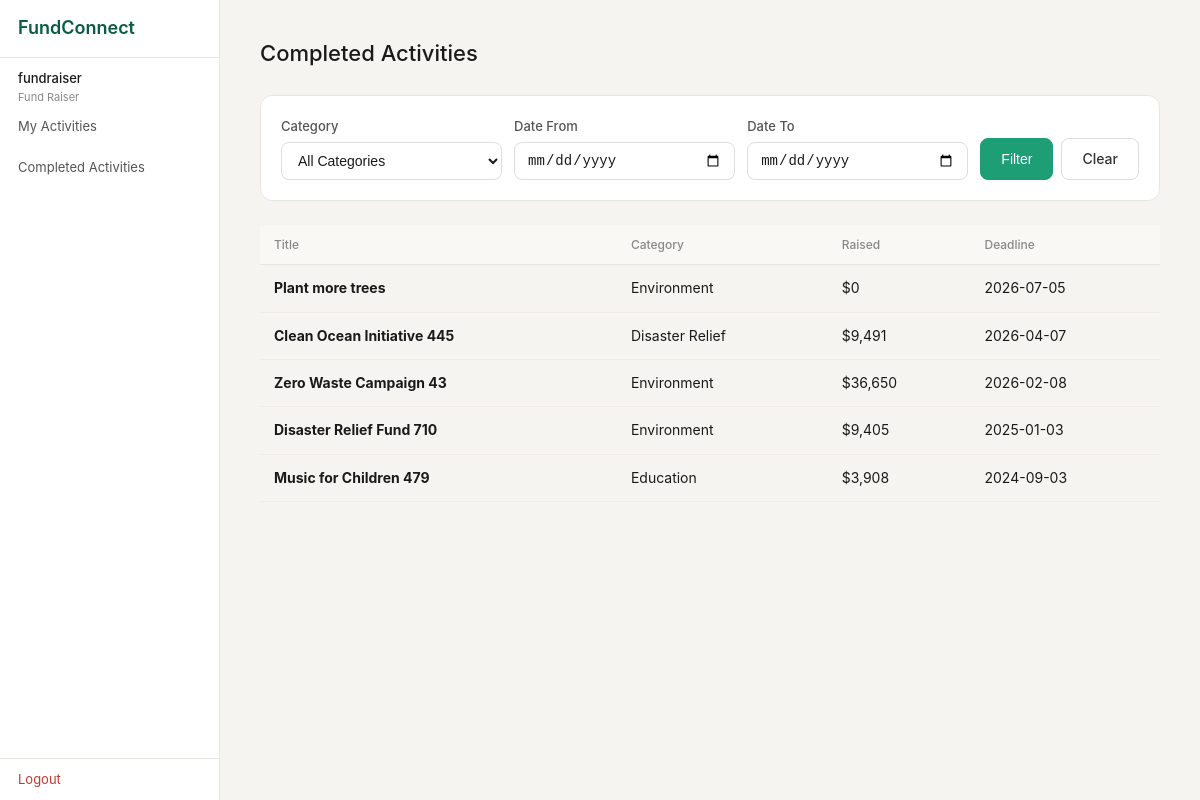
The page /fundraiser/completed (signed in) on the database its author committed.
### tables this page shows
CREATE TABLE fundraising_activity (
                id              INTEGER PRIMARY KEY AUTOINCREMENT,
                title           TEXT NOT NULL,
                description     TEXT,
                target_amount   REAL NOT NULL,
                amount_raised   REAL DEFAULT 0,
                category_id     INTEGER REFERENCES fra_category(id),
                deadline        TEXT NOT NULL,
                status          TEXT NOT NULL DEFAULT 'Active',
                fundraiser_id   INTEGER REFERENCES user_account(id),
                view_count      INTEGER DEFAULT 0,
                shortlist_count INTEGER DEFAULT 0,
                created_at      TEXT DEFAULT (datetime('now'))
            );

CREATE TABLE fra_category (
                id          INTEGER PRIMARY KEY AUTOINCREMENT,
                name        TEXT NOT NULL UNIQUE,
                description TEXT,
                created_at  TEXT DEFAULT (datetime('now'))
            );

### boundary/app.py (the view)
@app.route("/fundraiser/completed")
def fr_completed():
    if "user_id" not in session or session["role"] != "Fund Raiser":
        return redirect(url_for("login"))
    category_id = request.args.get("category_id", "").strip()
    date_from = request.args.get("date_from", "").strip()
    date_to = request.args.get("date_to", "").strip()
    result = FundraisingActivityController.list_completed(
        fundraiser_id=session["user_id"],
        category_id=category_id or None,
        date_from=date_from or None,
        date_to=date_to or None,
    )
    cats = FundraisingActivityController.get_categories()["data"]
    return render_template("fr_completed.html",
                           activities=result["data"],
                           categories=cats,
                           selected_category=category_id,
                           date_from=date_from,
                           date_to=date_to)

### boundary/templates/fr_completed.html (shortened to what this page needs)
{% extends "base.html" %}
{% block content %}
<div class="page-header">
  <h1 class="page-title">Completed Activities</h1>
</div>
<form method="GET" style="background: #fff; border: 1px solid #e8e6e0; border-radius: 12px; padding: 20px; margin-bottom: 24px;">
  <div style="display: grid; grid-template-columns: 1fr 1fr 1fr auto; gap: 12px; align-items: end;">
    <div class="form-group" style="margin: 0;">
      <label>Category</label>
      <select name="category_id">
        <option value="">All Categories</option>
      </select>
    </div>
    <div class="form-group" style="margin: 0;">
      <label>Date From</label>
      <input type="date" name="date_from" value="{{ date_from }}">
    </div>
    <div class="form-group" style="margin: 0;">
      <label>Date To</label>
      <input type="date" name="date_to" value="{{ date_to }}">
    </div>
    <div style="display: flex; gap: 8px;">
      <button class="btn btn-primary" type="submit" style="width: auto;">Filter</button>
      <a href="{{ url_for('fr_completed') }}" class="btn">Clear</a>
    </div>
  </div>
</form>
{% if activities %}
<div class="table-wrap">
  <table>
    <thead>
      <tr>
        <th>Title</th>
        <th>Category</th>
        <th>Raised</th>
        <th>Deadline</th>
      </tr>
    </thead>
    <tbody>
      {% for a in activities %}
      <tr style="cursor: pointer;"
          onclick="window.location='{{ url_for('fr_completed_view', aid=a.id) }}'">
        <td><strong>{{ a.title }}</strong></td>
        <td>{{ a.category_name or '—' }}</td>
        <td>${{ '{:,.0f}'.format(a.amount_raised) }}</td>
        <td>{{ a.deadline }}</td>
      </tr>
      {% endfor %}
    </tbody>
  </table>
</div>
{% else %}
<div class="empty-state">
  <div class="empty-icon">✅</div>
  <p>No completed activities found.</p>
</div>
{% endif %}
{% endblock %}

### boundary/static/css/style.css (style rules this page uses)
*, *::before, *::after { box-sizing: border-box; margin: 0; padding: 0; }
body { font-family: -apple-system, BlinkMacSystemFont, 'Segoe UI', sans-serif; font-size: 15px; background: #f5f4f0; color: #1a1a1a; line-height: 1.6; }
a { text-decoration: none; color: inherit; }
.form-group { margin-bottom: 14px; }
.form-group label { display: block; font-size: 13px; font-weight: 500; color: #555; margin-bottom: 5px; }
.form-group input, .form-group select, .form-group textarea { width: 100%; padding: 9px 12px; border-radius: 8px; border: 1px solid #ddd; font-size: 14px; color: #1a1a1a; background: #fff; }
.btn { display: inline-block; padding: 9px 20px; border-radius: 8px; font-size: 14px; font-weight: 500; cursor: pointer; border: 1px solid #ddd; background: #fff; color: #333; }
.btn-primary { background: #1d9e75; color: #fff; border-color: #1d9e75; width: 100%; text-align: center; }
.page-header { display: flex; justify-content: space-between; align-items: center; margin-bottom: 24px; }
.page-title { font-size: 22px; font-weight: 500; }
.table-wrap { overflow-x: auto; }
table { width: 100%; border-collapse: collapse; font-size: 14px; }
th { text-align: left; padding: 10px 14px; font-size: 12px; font-weight: 500; color: #888; border-bottom: 1px solid #e8e6e0; background: #f9f8f5; }
td { padding: 12px 14px; border-bottom: 1px solid #f0ede8; vertical-align: middle; }

### rows shown on the page
fundraising_activity: title "Plant more trees", name "Environment", amount_raised "0", deadline "2026-07-05"
fundraising_activity: title "Clean Ocean Initiative 445", name "Disaster Relief", amount_raised "9,491", deadline "2026-04-07"
fundraising_activity: title "Zero Waste Campaign 43", name "Environment", amount_raised "36,650", deadline "2026-02-08"
fundraising_activity: title "Disaster Relief Fund 710", name "Environment", amount_raised "9,405", deadline "2025-01-03"
fundraising_activity: title "Music for Children 479", name "Education", amount_raised "3,908", deadline "2024-09-03"

### other values the page prints
{{ session.username }} "fundraiser"
{{ session.role }} "Fund Raiser"
